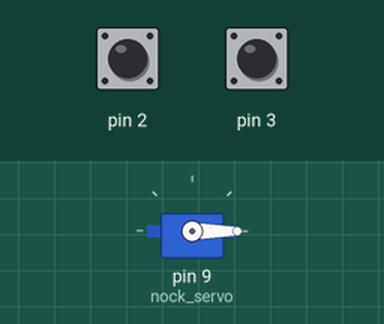
Recording of a sketch running on a simulated Arduino Uno, built with avr-gcc and run on an emulated ATmega328P. Shown: servo. Inputs (shaded band) come from the test bench; at power-on: pin 2 HIGH, pin 3 HIGH.

Above: at 1.2 s.
1.3 s: pin 2 pulled LOW for 1 s
At 3.4 s:
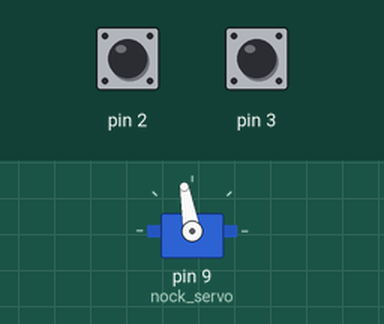
3.8 s: pin 3 pulled LOW for 1 s
At 3.95 s:
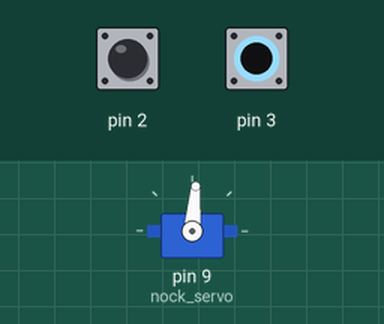
6.3 s: pin 2 pulled LOW for 3.2 s
At 8.7 s:
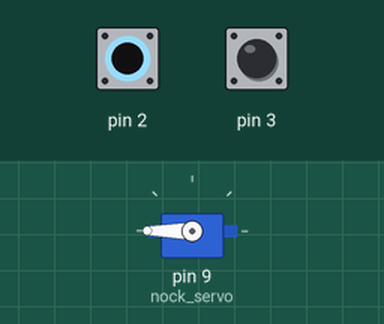
11.0 s: pin 3 pulled LOW for 0.15 s
At 11.9 s:
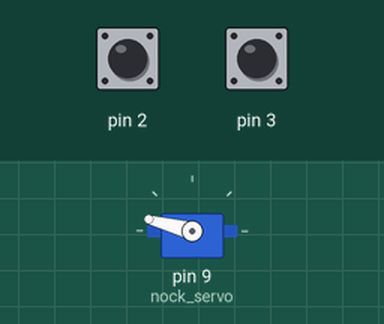
Timing chart, 0 to 13.6 s (numbered marks = the images above; inputs shaded):
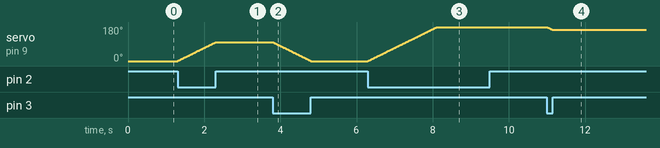

Measured:
- after the input at 1.3 s, servo on pin 9 (nock_servo): moves from 0° to 100° over 1.0 s, starting at once
- after the input at 3.8 s, servo on pin 9 (nock_servo): moves from 100° to 0° over 1.0 s, starting at once
- after the input at 6.3 s, servo on pin 9 (nock_servo): moves from 0° to 180° over 1.8 s, starting at once
- after the input at 11.0 s, servo on pin 9 (nock_servo): 180° → 165° at once

The sketch:

014_servo_btn.ino
```cpp
#include <Servo.h> //서보모터 라이브러리(설치안해두됨)

Servo nock_servo; //서보모터
int degree = 0;

void setup() {
  nock_servo.attach(9); //서보모터 9번에 연결함!
  nock_servo.write(degree);
  pinMode(2,INPUT_PULLUP);
  pinMode(3,INPUT_PULLUP);
}

void loop() {
  if(digitalRead(2) == LOW){
    degree++; //각도증가!
    if(degree > 180) degree = 180; //아무리 증가해도 180을 넘을 순 없음!
    nock_servo.write(degree); //서보모터 작동!
    delay(10);
  }
  if(digitalRead(3) == LOW){
    degree--; //각도감소!
    if(degree < 0) degree = 0; //아무리 감소해도 0보다 작을 순 없음!
    nock_servo.write(degree); //서보모터 작동!
    delay(10);
  }
}
```
